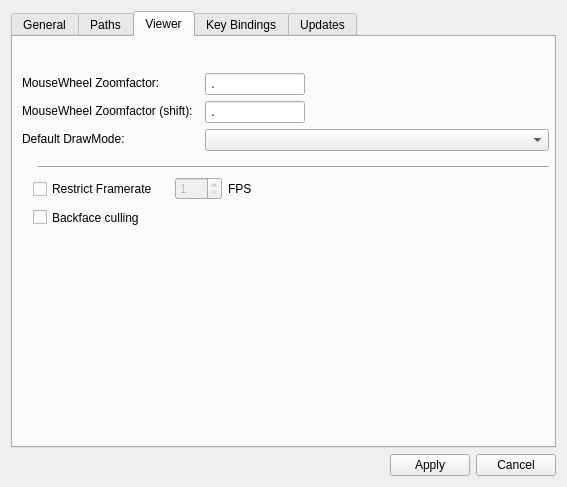
<ui version="4.0" >
 <class>OptionsWidget</class>
 <widget class="QWidget" name="OptionsWidget" >
  <property name="geometry" >
   <rect>
    <x>0</x>
    <y>0</y>
    <width>567</width>
    <height>487</height>
   </rect>
  </property>
  <property name="windowTitle" >
   <string>Options</string>
  </property>
  <layout class="QVBoxLayout" name="verticalLayout" >
   <item>
    <widget class="QTabWidget" name="tabWidget" >
     <property name="toolTip" >
      <string/>
     </property>
     <property name="statusTip" >
      <string/>
     </property>
     <property name="currentIndex" >
      <number>2</number>
     </property>
     <property name="usesScrollButtons" >
      <bool>true</bool>
     </property>
     <widget class="QWidget" name="general" >
      <property name="geometry" >
       <rect>
        <x>0</x>
        <y>0</y>
        <width>545</width>
        <height>409</height>
       </rect>
      </property>
      <attribute name="title" >
       <string>General</string>
      </attribute>
      <layout class="QVBoxLayout" name="verticalLayout_2" >
       <item>
        <widget class="QCheckBox" name="fullscreen" >
         <property name="toolTip" >
          <string>Display OpenFlipper in fullscreen mode</string>
         </property>
         <property name="statusTip" >
          <string>Display OpenFlipper in fullscreen mode</string>
         </property>
         <property name="text" >
          <string>Show Fullscreen</string>
         </property>
        </widget>
       </item>
       <item>
        <widget class="QCheckBox" name="splash" >
         <property name="toolTip" >
          <string>Show splash screen on startup</string>
         </property>
         <property name="statusTip" >
          <string>Show splash screen on startup</string>
         </property>
         <property name="text" >
          <string>Show Splash-Screen</string>
         </property>
        </widget>
       </item>
       <item>
        <widget class="QCheckBox" name="toolbox" >
         <property name="toolTip" >
          <string>Show the toolbox for plugin widgets</string>
         </property>
         <property name="statusTip" >
          <string>Show the toolbox for plugin widgets</string>
         </property>
         <property name="text" >
          <string>Show Toolbox (CTRL+T)</string>
         </property>
        </widget>
       </item>
       <item>
        <widget class="QCheckBox" name="logger" >
         <property name="toolTip" >
          <string>Show the Logger window at the bottom</string>
         </property>
         <property name="statusTip" >
          <string>Show the Logger window at the bottom</string>
         </property>
         <property name="text" >
          <string>Show Logger (CTRL+L)</string>
         </property>
        </widget>
       </item>
       <item>
        <widget class="Line" name="line" >
         <property name="orientation" >
          <enum>Qt::Horizontal</enum>
         </property>
        </widget>
       </item>
       <item>
        <widget class="QCheckBox" name="enableLogFile" >
         <property name="toolTip" >
          <string>Enable the logfile</string>
         </property>
         <property name="statusTip" >
          <string>Enable the logfile</string>
         </property>
         <property name="text" >
          <string>Logfile enabled</string>
         </property>
        </widget>
       </item>
       <item>
        <spacer name="verticalSpacer" >
         <property name="orientation" >
          <enum>Qt::Vertical</enum>
         </property>
         <property name="sizeHint" stdset="0" >
          <size>
           <width>20</width>
           <height>40</height>
          </size>
         </property>
        </spacer>
       </item>
      </layout>
     </widget>
     <widget class="QWidget" name="paths" >
      <property name="geometry" >
       <rect>
        <x>0</x>
        <y>0</y>
        <width>545</width>
        <height>409</height>
       </rect>
      </property>
      <attribute name="title" >
       <string>Paths</string>
      </attribute>
      <layout class="QFormLayout" name="formLayout_2" >
       <item row="0" column="0" >
        <widget class="QLabel" name="label" >
         <property name="text" >
          <string>Logfile:</string>
         </property>
        </widget>
       </item>
       <item row="0" column="1" >
        <widget class="QLineEdit" name="logFile" >
         <property name="toolTip" >
          <string>filename (including path) of the logfile</string>
         </property>
         <property name="statusTip" >
          <string>filename (including path) of the logfile</string>
         </property>
        </widget>
       </item>
      </layout>
     </widget>
     <widget class="QWidget" name="viewer" >
      <property name="geometry" >
       <rect>
        <x>0</x>
        <y>0</y>
        <width>545</width>
        <height>409</height>
       </rect>
      </property>
      <attribute name="title" >
       <string>Viewer</string>
      </attribute>
      <widget class="QCheckBox" name="backfaceCulling" >
       <property name="geometry" >
        <rect>
         <x>20</x>
         <y>170</y>
         <width>344</width>
         <height>21</height>
        </rect>
       </property>
       <property name="toolTip" >
        <string>Enable backface culling</string>
       </property>
       <property name="statusTip" >
        <string>Enable backface culling</string>
       </property>
       <property name="text" >
        <string>Backface culling</string>
       </property>
      </widget>
      <widget class="QLabel" name="label_2" >
       <property name="geometry" >
        <rect>
         <x>9</x>
         <y>36</y>
         <width>143</width>
         <height>20</height>
        </rect>
       </property>
       <property name="text" >
        <string>MouseWheel Zoomfactor:</string>
       </property>
      </widget>
      <widget class="QLineEdit" name="wZoomFactor" >
       <property name="geometry" >
        <rect>
         <x>192</x>
         <y>36</y>
         <width>100</width>
         <height>22</height>
        </rect>
       </property>
       <property name="maximumSize" >
        <size>
         <width>100</width>
         <height>16777215</height>
        </size>
       </property>
       <property name="toolTip" >
        <string>Set the factor to control the zooming with the mouse-wheel</string>
       </property>
       <property name="statusTip" >
        <string>Set the factor to control the zooming with the mouse-wheel</string>
       </property>
       <property name="inputMask" >
        <string>9.99; </string>
       </property>
      </widget>
      <widget class="QLabel" name="label_3" >
       <property name="geometry" >
        <rect>
         <x>9</x>
         <y>64</y>
         <width>177</width>
         <height>20</height>
        </rect>
       </property>
       <property name="text" >
        <string>MouseWheel Zoomfactor (shift):</string>
       </property>
      </widget>
      <widget class="QLineEdit" name="wZoomFactorShift" >
       <property name="geometry" >
        <rect>
         <x>192</x>
         <y>64</y>
         <width>100</width>
         <height>22</height>
        </rect>
       </property>
       <property name="maximumSize" >
        <size>
         <width>100</width>
         <height>16777215</height>
        </size>
       </property>
       <property name="toolTip" >
        <string>Set the factor to control the zooming with the mouse-wheel while the shift key is pressed</string>
       </property>
       <property name="statusTip" >
        <string>Set the factor to control the zooming with the mouse-wheel while the shift key is pressed</string>
       </property>
       <property name="inputMask" >
        <string>9.99; </string>
       </property>
      </widget>
      <widget class="QComboBox" name="drawMode" >
       <property name="geometry" >
        <rect>
         <x>192</x>
         <y>92</y>
         <width>344</width>
         <height>22</height>
        </rect>
       </property>
       <property name="toolTip" >
        <string>Set the default drawMode for the viewer</string>
       </property>
       <property name="statusTip" >
        <string>Set the default drawMode for the viewer</string>
       </property>
      </widget>
      <widget class="QLabel" name="label_7" >
       <property name="geometry" >
        <rect>
         <x>9</x>
         <y>92</y>
         <width>107</width>
         <height>20</height>
        </rect>
       </property>
       <property name="text" >
        <string>Default DrawMode:</string>
       </property>
      </widget>
      <widget class="Line" name="line_2" >
       <property name="geometry" >
        <rect>
         <x>25</x>
         <y>120</y>
         <width>511</width>
         <height>20</height>
        </rect>
       </property>
       <property name="orientation" >
        <enum>Qt::Horizontal</enum>
       </property>
      </widget>
      <widget class="QWidget" name="" >
       <property name="geometry" >
        <rect>
         <x>20</x>
         <y>140</y>
         <width>219</width>
         <height>24</height>
        </rect>
       </property>
       <layout class="QHBoxLayout" name="horizontalLayout_2" >
        <item>
         <widget class="QCheckBox" name="restrictFPS" >
          <property name="text" >
           <string>Restrict Framerate</string>
          </property>
         </widget>
        </item>
        <item>
         <spacer name="horizontalSpacer_4" >
          <property name="orientation" >
           <enum>Qt::Horizontal</enum>
          </property>
          <property name="sizeHint" stdset="0" >
           <size>
            <width>40</width>
            <height>20</height>
           </size>
          </property>
         </spacer>
        </item>
        <item>
         <widget class="QSpinBox" name="FPS" >
          <property name="enabled" >
           <bool>false</bool>
          </property>
          <property name="minimum" >
           <number>1</number>
          </property>
          <property name="maximum" >
           <number>200</number>
          </property>
         </widget>
        </item>
        <item>
         <widget class="QLabel" name="label_8" >
          <property name="text" >
           <string>FPS</string>
          </property>
         </widget>
        </item>
       </layout>
      </widget>
     </widget>
     <widget class="QWidget" name="key" >
      <property name="geometry" >
       <rect>
        <x>0</x>
        <y>0</y>
        <width>545</width>
        <height>409</height>
       </rect>
      </property>
      <attribute name="title" >
       <string>Key Bindings</string>
      </attribute>
      <layout class="QVBoxLayout" name="verticalLayout_6" >
       <item>
        <widget class="QTreeWidget" name="keyTree" >
         <column>
          <property name="text" >
           <string>1</string>
          </property>
         </column>
        </widget>
       </item>
      </layout>
     </widget>
     <widget class="QWidget" name="Updates" >
      <property name="geometry" >
       <rect>
        <x>0</x>
        <y>0</y>
        <width>545</width>
        <height>409</height>
       </rect>
      </property>
      <attribute name="title" >
       <string>Updates</string>
      </attribute>
      <layout class="QVBoxLayout" name="verticalLayout_5" >
       <item>
        <layout class="QHBoxLayout" name="horizontalLayout_3" >
         <item>
          <layout class="QVBoxLayout" name="verticalLayout_3" >
           <item>
            <widget class="QLabel" name="label_4" >
             <property name="text" >
              <string>URL for updates</string>
             </property>
            </widget>
           </item>
           <item>
            <widget class="QLabel" name="label_5" >
             <property name="text" >
              <string>Username</string>
             </property>
            </widget>
           </item>
           <item>
            <widget class="QLabel" name="label_6" >
             <property name="text" >
              <string>Password</string>
             </property>
            </widget>
           </item>
          </layout>
         </item>
         <item>
          <layout class="QVBoxLayout" name="verticalLayout_4" >
           <item>
            <widget class="QLineEdit" name="updateURL" />
           </item>
           <item>
            <widget class="QLineEdit" name="updateUser" />
           </item>
           <item>
            <widget class="QLineEdit" name="updatePass" />
           </item>
          </layout>
         </item>
        </layout>
       </item>
       <item>
        <layout class="QHBoxLayout" name="horizontalLayout_4" >
         <item>
          <widget class="QPushButton" name="checkUpdateButton" >
           <property name="text" >
            <string>Check</string>
           </property>
          </widget>
         </item>
         <item>
          <spacer name="horizontalSpacer_2" >
           <property name="orientation" >
            <enum>Qt::Horizontal</enum>
           </property>
           <property name="sizeHint" stdset="0" >
            <size>
             <width>198</width>
             <height>27</height>
            </size>
           </property>
          </spacer>
         </item>
        </layout>
       </item>
       <item>
        <layout class="QHBoxLayout" name="horizontalLayout_5" >
         <item>
          <widget class="QLabel" name="statusLabel" >
           <property name="text" >
            <string>Check for Updates?</string>
           </property>
          </widget>
         </item>
         <item>
          <spacer name="horizontalSpacer_3" >
           <property name="orientation" >
            <enum>Qt::Horizontal</enum>
           </property>
           <property name="sizeHint" stdset="0" >
            <size>
             <width>13</width>
             <height>17</height>
            </size>
           </property>
          </spacer>
         </item>
        </layout>
       </item>
       <item>
        <spacer name="verticalSpacer_2" >
         <property name="orientation" >
          <enum>Qt::Vertical</enum>
         </property>
         <property name="sizeHint" stdset="0" >
          <size>
           <width>20</width>
           <height>242</height>
          </size>
         </property>
        </spacer>
       </item>
      </layout>
     </widget>
    </widget>
   </item>
   <item>
    <layout class="QHBoxLayout" name="horizontalLayout" >
     <item>
      <spacer name="horizontalSpacer" >
       <property name="orientation" >
        <enum>Qt::Horizontal</enum>
       </property>
       <property name="sizeHint" stdset="0" >
        <size>
         <width>40</width>
         <height>20</height>
        </size>
       </property>
      </spacer>
     </item>
     <item>
      <widget class="QPushButton" name="applyButton" >
       <property name="text" >
        <string>Apply</string>
       </property>
      </widget>
     </item>
     <item>
      <widget class="QPushButton" name="cancelButton" >
       <property name="text" >
        <string>Cancel</string>
       </property>
      </widget>
     </item>
    </layout>
   </item>
  </layout>
 </widget>
 <resources/>
 <connections>
  <connection>
   <sender>restrictFPS</sender>
   <signal>toggled(bool)</signal>
   <receiver>FPS</receiver>
   <slot>setEnabled(bool)</slot>
   <hints>
    <hint type="sourcelabel" >
     <x>115</x>
     <y>187</y>
    </hint>
    <hint type="destinationlabel" >
     <x>187</x>
     <y>184</y>
    </hint>
   </hints>
  </connection>
 </connections>
</ui>
